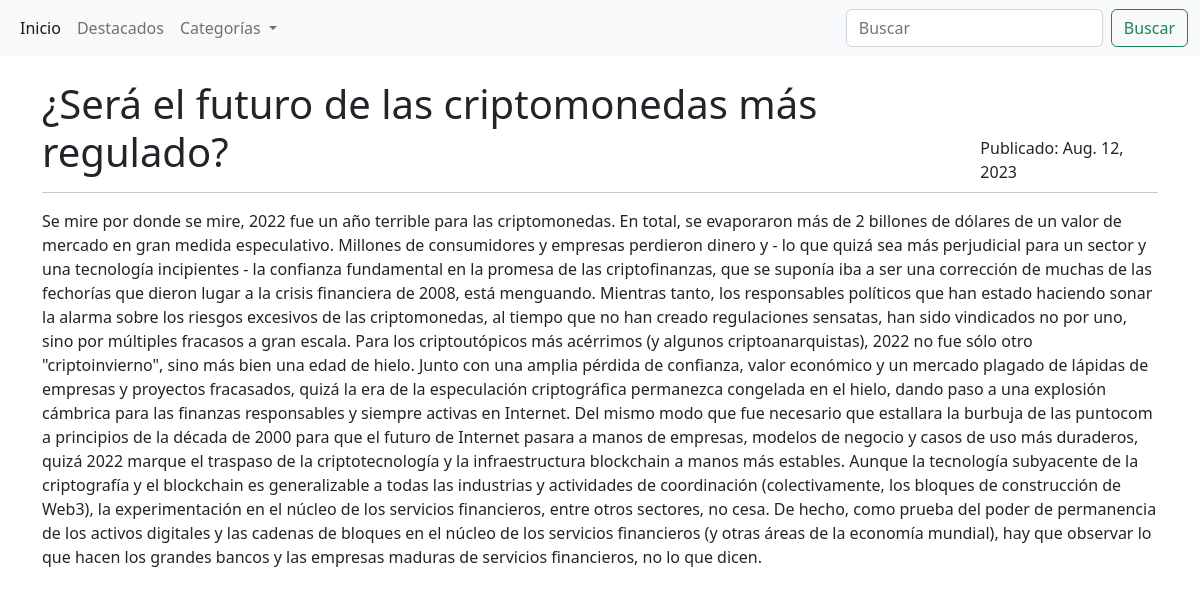
Page /post/futuro-cryptomonedas on the committed database.
### blogs/models.py (models this page shows, shortened)
class Post(models.Model):
    title = models.CharField(max_length=255)
    slug = models.SlugField(unique=True)
    overview = models.TextField()
    date_created = models.DateTimeField(auto_now_add=True)
    content = models.TextField()
    author = models.ForeignKey(settings.AUTH_USER_MODEL, on_delete=models.PROTECT)
    categories = models.ManyToManyField('Category')
    featured = models.BooleanField(default=False)
    image = models.ImageField(upload_to='post_images/', blank=True, null=True)
    class Meta:
        ordering = ["-date_created"]

### blogs/views.py (the view)
# urls.py: path('post/<slug:slug>', views.PostDetailView.as_view(), name='post'),
class PostDetailView(generic.DetailView):
    model = Post
    def get_context_data(self, **kwargs):
        context = super().get_context_data(**kwargs)
        context['categories'] = Category.objects.all()
        return context

### blogs/templates/blogs/post_detail.html (shortened to what this page needs)
{% extends 'base.html' %}
{% block content %}
<div class="container-xxl bd-gutter mt-3 my-md-4 bd-layout">
    <main class="container">
        <div class="row g-5">
            <div class="col-md-12">
                <div class="row">
                    <div class="d-flex justify-content-between">
                        <h1>{{ post.title }}</h1>
                        <div class="align-self-end">Publicado: {{ post.date_created.date }}</div>
                    </div>
                </div>
                <hr class="d-none d-md-block my-2 mb-3 mt-2">
                <p>{{ post.content }}</p>
            </div>
        </div>
    </main>
</div>
{% endblock content %}

### rows in the picture
Post: title "¿Será el futuro de las criptomonedas más regulado?", date_created "Aug. 12, 2023", content "Se mire por donde se mire, 2022 fue un año terrible para las criptomonedas. En total, se evaporaron más de 2 billones de dólares de un valor de mercado en gran medida especulativo. Millones de consumidores y empresas perdieron dinero y - lo que quizá sea más perjudicial para un sector y una tecnología incipientes - la confianza fundamental en la promesa de las criptofinanzas, que se suponía iba a ser una corrección de muchas de las fechorías que dieron lugar a la crisis financiera de 2008, está menguando. Mientras tanto, los responsables políticos que han estado haciendo sonar la alarma sobre los riesgos excesivos de las criptomonedas, al tiempo que no han creado regulaciones sensatas, han…"
